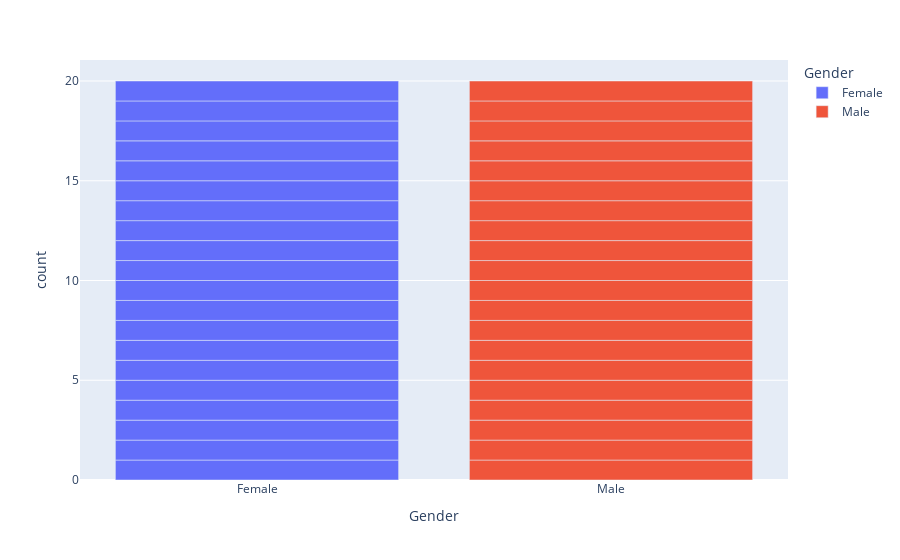

Notebook code for this chart:
### Code cell
#plot bar plot of 
import plotly.express as px
plot=px.bar(df,x="Gender",color="Gender")
plot.show()

### Figure 1 — Plotly figure (JSON) as saved in the notebook; plotly's stock layout.template omitted (floating-point values rounded to 4 significant figures)
{"data": [{"alignmentgroup": "True", "hovertemplate": "Gender=%{x}<br>count=%{y}<extra></extra>", "legendgroup": "Female", "marker": {"color": "#636efa", "pattern": {"shape": ""}}, "name": "Female", "offsetgroup": "Female", "orientation": "v", "showlegend": true, "textposition": "auto", "type": "bar", "x": ["Female", "Female", "Female", "Female", "Female", "Female", "Female", "Female", "Female", "Female", "Female", "Female", "Female", "Female", "Female", "Female", "Female", "Female", "Female", "Female"], "xaxis": "x", "y": [1, 1, 1, 1, 1, 1, 1, 1, 1, 1, 1, 1, 1, 1, 1, 1, 1, 1, 1, 1], "yaxis": "y"}, {"alignmentgroup": "True", "hovertemplate": "Gender=%{x}<br>count=%{y}<extra></extra>", "legendgroup": "Male", "marker": {"color": "#EF553B", "pattern": {"shape": ""}}, "name": "Male", "offsetgroup": "Male", "orientation": "v", "showlegend": true, "textposition": "auto", "type": "bar", "x": ["Male", "Male", "Male", "Male", "Male", "Male", "Male", "Male", "Male", "Male", "Male", "Male", "Male", "Male", "Male", "Male", "Male", "Male", "Male", "Male"], "xaxis": "x", "y": [1, 1, 1, 1, 1, 1, 1, 1, 1, 1, 1, 1, 1, 1, 1, 1, 1, 1, 1, 1], "yaxis": "y"}], "layout": {"barmode": "relative", "legend": {"title": {"text": "Gender"}, "tracegroupgap": 0}, "margin": {"t": 60}, "xaxis": {"anchor": "y", "categoryarray": ["Female", "Male"], "categoryorder": "array", "domain": [0, 1], "title": {"text": "Gender"}}, "yaxis": {"anchor": "x", "domain": [0, 1], "title": {"text": "count"}}}}
